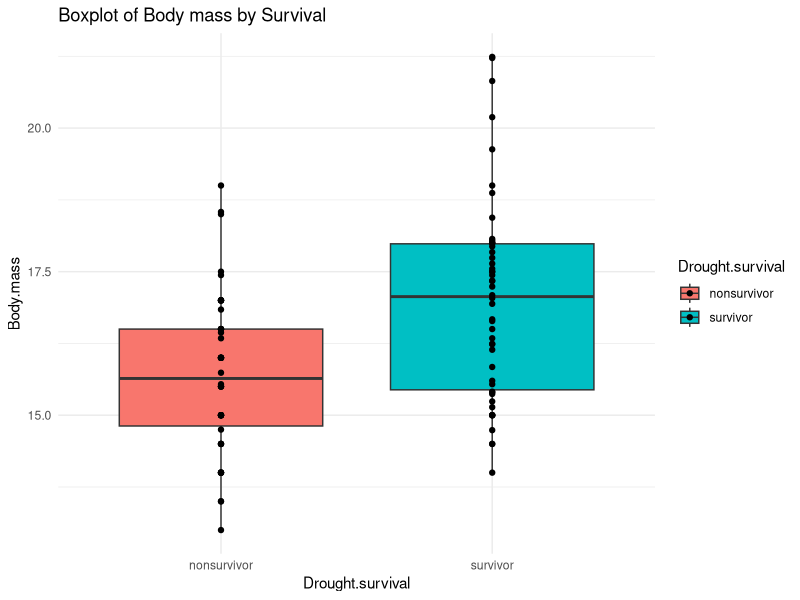
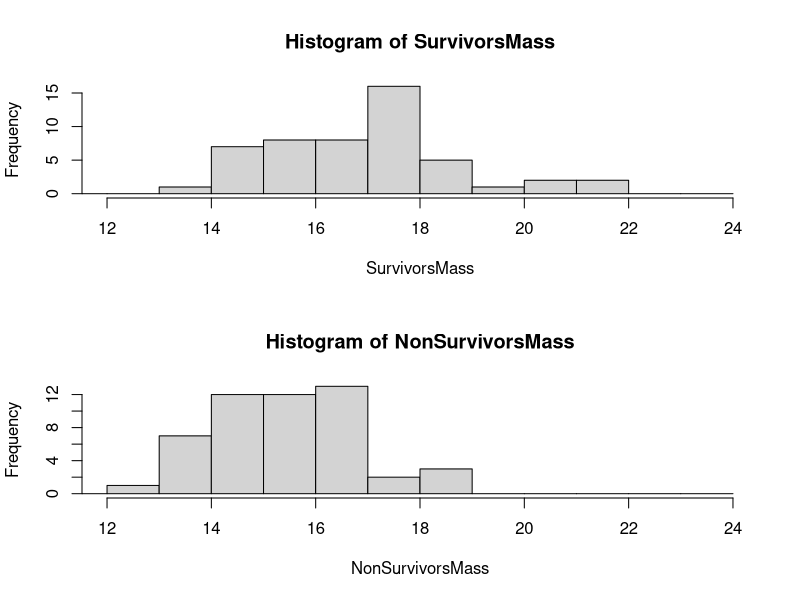
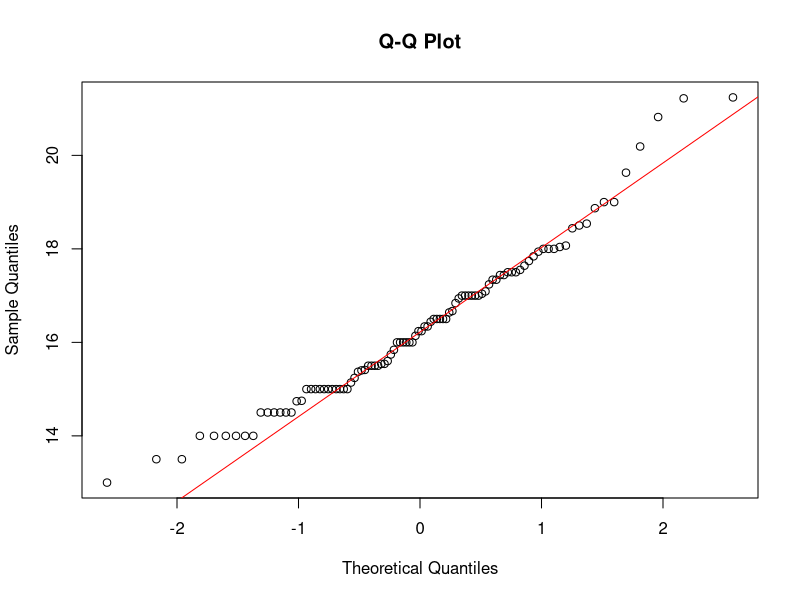
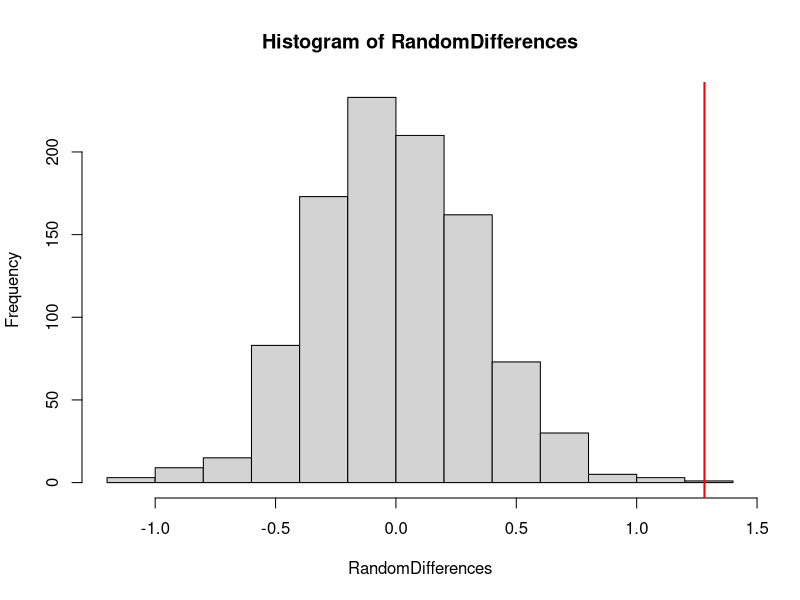

The R script that drew these images, in order:
#Step 1 is to to read the finch data from HHMI data explorer

#Set the working directory to the right folder
setwd("/Users/pleunipennings/Documents/GitHub/Biometry_2024")
#Load important libraries 
###(make sure they are installed using install.packages())
library(ggplot2)
library(tidyverse)

##Reading the data into a data frame
Finches <- read.csv("finches_in_galapagos-v2-noid.csv")
##Check that data look good
View(Finches)

##Creating a summary of the data we are interested in
FinchSummary <- Finches %>%
  group_by(Drought.survival) %>%
  summarize(mean_mass = mean(Body.mass..g., na.rm = TRUE), 
            median_mass = median(Body.mass..g., na.rm = TRUE),
            samplesize = n())


#Make a box plot with points
ggplot(Finches, aes(x = Drought.survival, 
                    y = Body.mass..g., 
                    fill = Drought.survival)) +
  geom_boxplot() +
  geom_point()+
  labs(title = "Boxplot of Body mass by Survival",
       x = "Drought.survival",
       y = "Body.mass") +
  theme_minimal()

# Create two lists of numbers to be used in the t test 
SurvivorsMass <- Finches$Body.mass..g.[Finches$Drought.survival=="survivor"]
NonSurvivorsMass <- Finches$Body.mass..g.[Finches$Drought.survival=="nonsurvivor"]

#Compare variances
var(SurvivorsMass)
var(NonSurvivorsMass)

#T test with setting variance equal
t.test(x = SurvivorsMass, y = NonSurvivorsMass, var.equal = TRUE)

#T test with setting variance not equal
t.test(x = SurvivorsMass, y = NonSurvivorsMass, var.equal = FALSE)

#Are the data normally distributed? 

#1. Make histogram to see if it looks normal
par(mfrow = c(2, 1))
hist(SurvivorsMass, xlim = c(12, 24), breaks = 1:24)
hist(NonSurvivorsMass, xlim = c(12, 24),  breaks = 1:24)


#2. Create Q-Q plot to see if the data look normal
par(mfrow = c(1, 1))
qqnorm(c(SurvivorsMass, NonSurvivorsMass), main = "Q-Q Plot")
qqline(c(SurvivorsMass, NonSurvivorsMass), col = "red")  # Add reference line


#3. Use a test for normality 
shapiro.test(c(SurvivorsMass, NonSurvivorsMass))

# If data not normally distributed, better use a non-parametric test
#Use non-parametric test 
#This performs a Mann Whitney U test aka Wilcoxon rank sum test
wilcox.test(SurvivorsMass, NonSurvivorsMass)

# Alternative: use bootstrap 
#Get real difference
realdifference = mean(Finches$Body.mass..g.[Finches$Drought.survival=="survivor"])-
  mean(Finches$Body.mass..g.[Finches$Drought.survival=="nonsurvivor"])

#Repeat 1000 times
#Randomize data and calculate difference
RandomDifferences <- c()
for (i in 1:1000){
  #randomize who survived
  Finches$RANDrought.survival <- sample(Finches$Drought.survival) 
  #calculate difference in mass between survivors and non survivors
  BootStrapDifference = mean(Finches$Body.mass..g.[Finches$RANDrought.survival=="survivor"])-
    mean(Finches$Body.mass..g.[Finches$RANDrought.survival=="nonsurvivor"])
  #add difference to list
  RandomDifferences <- c(RandomDifferences, BootStrapDifference)
}

#Plot hist of random differences and add line for real difference
hist(RandomDifferences)
abline (v = realdifference, col = "red", lwd = 2)

#calculate p value 
length(which(RandomDifferences>=realdifference))/length(RandomDifferences)

#if the p value is 0, we report p<0.001 (less then one in a thousand because we did 1000 bootstraps)
#Feel free to try out more than 1000 randomizations